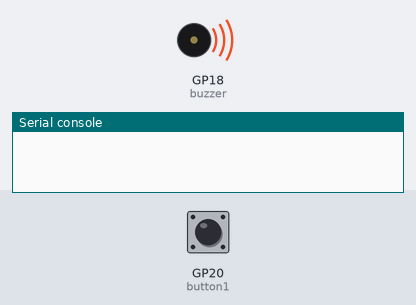
This program was run on a simulated Raspberry Pi Pico running MicroPython. On the bench: buzzer (waves = sounding), the last lines printed to the serial console. The test bench sets the inputs (shaded band); at power-on: GP20 (button1) HIGH. Random numbers come from a fixed seed. At 9.3 s the program stops and its outputs stay as they are.

Above: at 0.1 s.
At 9.4 s:
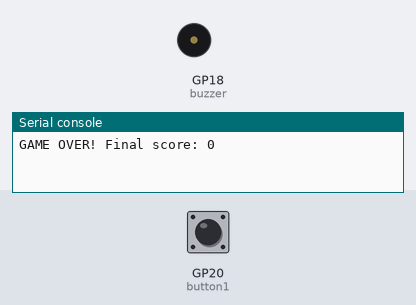
Timing chart, 0 to 10.8 s (numbered marks = the images above):
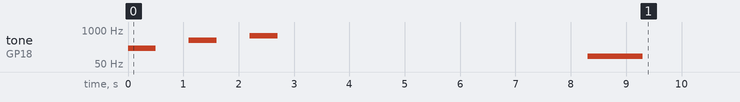

The program:

memory_game.py
```python
import machine
from machine import Pin, PWM
import utime
import random

# Buzzer pin inspired by https://github.com/gevem119/ModelSolution_Part1and2/blob/main/model_solution.py
buzzer = PWM(Pin(18))

# Define button pins
button1 = Pin(20, Pin.IN, Pin.PULL_UP)
button2 = Pin(21, Pin.IN, Pin.PULL_UP)
button3 = Pin(22, Pin.IN, Pin.PULL_UP)

# Initialize game variables
sequence = [1, 2, 3]  # Sequence of notes to play
score = 0 # user score

# Function to activate buzzer at a given frequency
def activate_buzzer(freq):
    buzzer.freq(freq * 200)
    buzzer.duty_u16(500) #loudness
    utime.sleep(0.5)  # Play the note for 0.5 seconds
    buzzer.duty_u16(0)

# Function to play the sequence
def play_sequence():
    for freq in sequence:
        activate_buzzer(freq)
        utime.sleep(0.6)  # Wait 0.6 seconds between notes

# Function to verify user input
def verify_input():
    timeout_ms = 5000
    for freq in sequence:
        start_time = utime.ticks_ms()  #used google to find out about timeouts
        button_pressed = False
        while utime.ticks_diff(utime.ticks_ms(), start_time) < timeout_ms:
            if freq == 1 and not button1.value():
                button_pressed = True
                break
            elif freq == 2 and not button2.value():
                button_pressed = True
                break
            elif freq == 3 and not button3.value():
                button_pressed = True
                break
            utime.sleep(0.1)  # check button state

        if not button_pressed:
            return False  # if more than 5 seconds has passed and correct button is not pressed

    return True

def error_buzzer():
    buzzer.freq(100)
    buzzer.duty_u16(500) #loudness
    utime.sleep(1)
    buzzer.duty_u16(0)


# Main loop
while True:
    play_sequence()
    if verify_input():
        score += 1
        print("Correct! Score:", score)
        sequence.append(random.randint(1, 3)) # add new note to sequence
    else:
        print("GAME OVER! Final score:", score)
        error_buzzer()
        break  # end the game

    utime.sleep(1) #pause
```

Measured:
- by itself, tone on GP18 (buzzer): plays 200 Hz for 0.50 s, 400 Hz for 0.50 s, 600 Hz for 0.50 s, 100 Hz for 1.0 s
